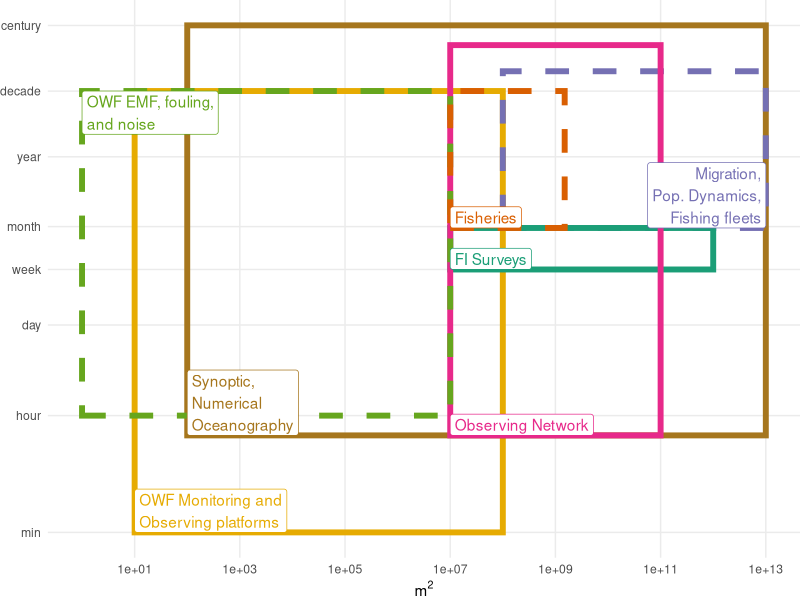

This figure's R source:
library(data.table)
library(ggplot2)

scale <- fread('data/scale_figure_data.csv')
scale$label <- gsub(' n ', '\n', scale$label)

label_loc <- copy(scale)
label_loc[grepl('Pop', label), 'space_min'] <- 
  label_loc[grepl('Pop', label), 'space_max']
label_loc[grepl('EMF', label), 'time_min'] <- 
  label_loc[grepl('EMF', label), 'time_max']


scale_fig <-
  ggplot() +
  geom_rect(data = scale,
            aes(xmin = space_min/(1000^2), xmax = space_max/(1000^2),
                ymin = time_min, ymax = time_max, color = label,
                linetype = type),
            fill = NA, linewidth = 2,
            show.legend = F) +
  geom_label(data = label_loc,
             aes(x = space_min/(1000^2), y = time_min,
                 label = label, color = label),
             show.legend = F,
             hjust = c(rep(0, 2), 1, rep(0, 4)),
             vjust = c(rep(0, 5), 1, 0)) +
  scale_y_log10(breaks = c(60, 60*60, 60*60*24, 60*60*24*7, 60*60*24*7*4.5,
                           60*60*24*7*52, 60*60*24*7*52*10,
                           60*60*24*7*52*10*10),
                labels = c('min', 'hour', 'day', 'week', 'month', 'year',
                           'decade', 'century')) +
  scale_x_log10(breaks = 10 ^ seq(1, 13, 2)) +
  labs(x = bquote(m^2), y = NULL) +
  scale_color_brewer(type = 'qual',
                     palette = 'Dark2') +
  scale_linetype_manual(values = c('dashed', 'solid')) +
  theme_minimal() +
  theme(panel.grid.minor = element_blank(),
        plot.margin = unit(c(0, 0, 0, 0), 'mm'))

library(ragg)
agg_png("figures/figure1.png",
        width = 170,
        height = 180,
        units = 'mm',
        res = 500,
        scaling = 1.3)

scale_fig

dev.off()
